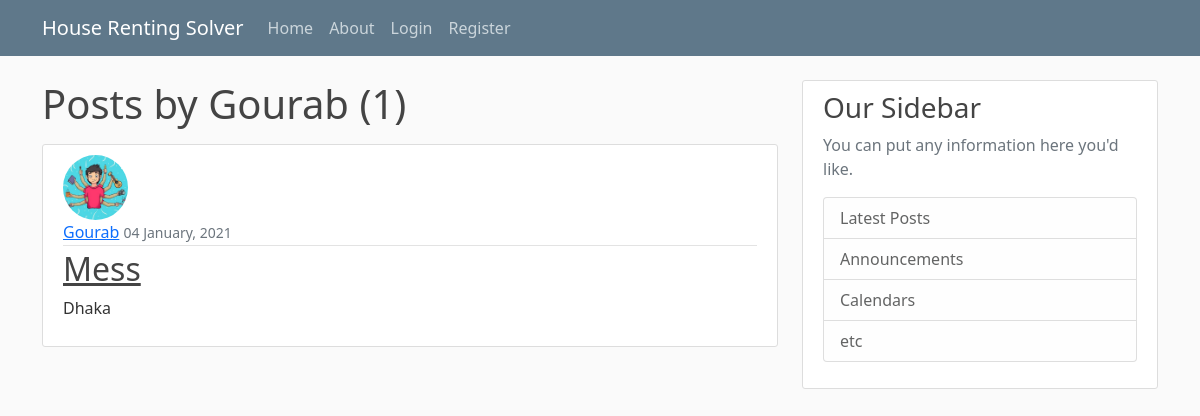
Before: /user/Gourab with the older database file.
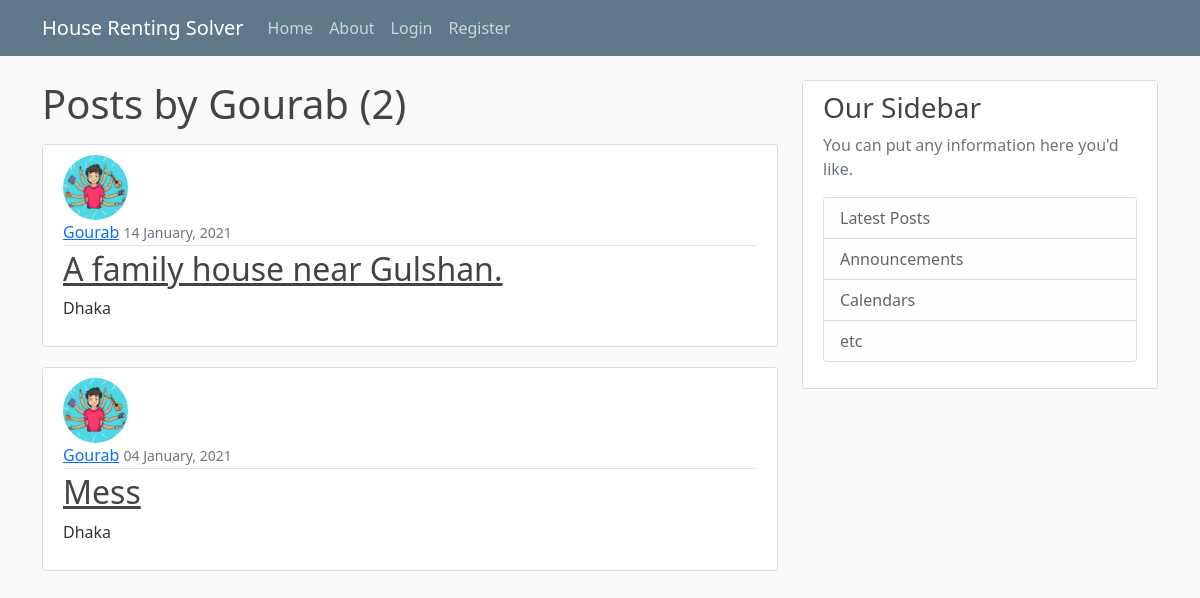
After: the same page with the newer database file.
### blog/models.py (models this page shows, shortened)
class Post(models.Model):
    location = models.CharField(max_length = 100)
    content = models.TextField()
    date_posted = models.DateTimeField(default = timezone.now)
    owner = models.ForeignKey(User, on_delete= models.CASCADE)

### users/models.py (models this page shows, shortened)
class Profile(models.Model):
    user = models.OneToOneField(User, on_delete = models.CASCADE)
    image = models.ImageField(default='default.jpg', upload_to='profile_pics')

### blog/views.py (the view)
# urls.py: path('user/<str:username>', UserPostListView.as_view(), name='user-posts'),
class UserPostListView(ListView):
    model = Post
    template_name = 'blog/user_posts.html' # <app>/<model>_<viewtype>.html
    context_object_name = 'posts'
    paginate_by = 5
    def get_queryset(self):
        user = get_object_or_404(User, username=self.kwargs.get('username'))
        return Post.objects.filter(owner=user).order_by('-date_posted')

### blog/templates/blog/user_posts.html (shortened to what this page needs)
{% extends "blog/base.html" %}
{% block content %}
    <h1 class="mb-3">Posts by {{view.kwargs.username}} ({{ page_obj.paginator.count}})</h1>
   {% for post in posts %}
   <article class="media content-section">
     <img class="rounded-circle article-img" src="{{ post.owner.profile.image.url}}" >
     <div class="media-body">
       <div class="article-metadata">
             <a class="mr-2" href="{% url 'user-posts' post.owner.username %}">{{ post.owner }}</a>
             <small class="text-muted">{{ post.date_posted | date:"d F, Y" }}</small>
           </div>
           <h2><a class="article-title" href="{% url 'post-detail' post.id %}">{{ post.content }}</a></h2>
           <p class="article-content">{{ post.location }}</p>
         </div>
       </article>
   {% endfor %}
{% endblock content %}

Changed rows visible on the page:
added Post: owner.profile.image (picture), owner "Gourab", date_posted "14 January, 2021", content "A family house near Gulshan.", location "Dhaka"
Other visible differences:
{{ page_obj.paginator.count }}: "1" → "2"
